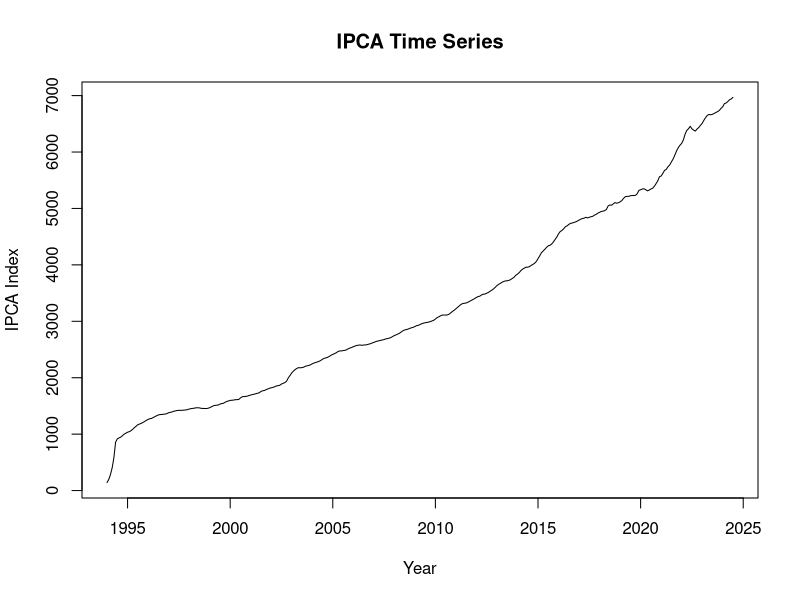
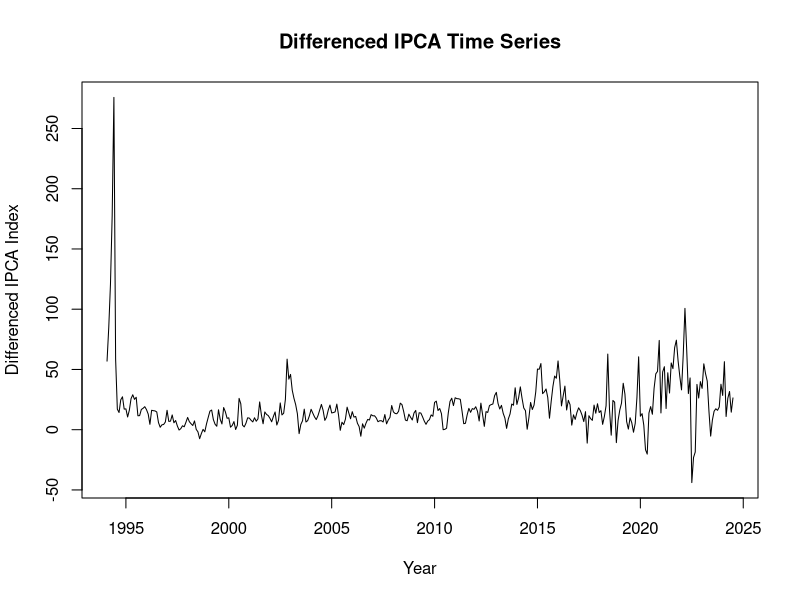
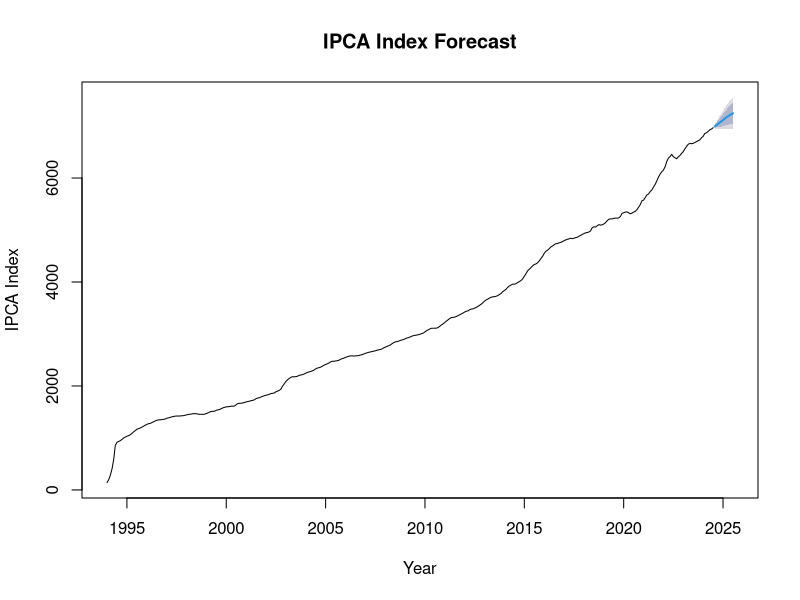

Write R code to recreate these figures, in order.
# Install and load necessary packages
install.packages("forecast")
install.packages("tseries")

library(forecast)
library(tseries)

# Step 1: Load the data
# Assuming the data is stored in a CSV file with columns: Date and IPCA_Index
data <- read.csv("ipca_data.csv")

data

# Step 2: Convert the Date column to Date type and set it as the index
data$Date <- as.Date(data$Date, format="%d/%m/%Y")

head(data$IPCA_Index)

sum(is.na(data$IPCA_Index))

# Step 3: Create a time series object
ipca_ts <- ts(data$IPCA_Index, start=c(1994,1), frequency=12) # Monthly data starting from 1994

ipca_ts

# Step 4: Plot the time series to visualize it
plot(ipca_ts, main="IPCA Time Series", ylab="IPCA Index", xlab="Year")

# Step 5: Check for stationarity using Augmented Dickey-Fuller test
adf_test <- adf.test(ipca_ts)
print(adf_test)

# Step 6: Differencing if necessary to make the series stationary
ipca_diff <- diff(ipca_ts, differences=1)
plot(ipca_diff, main="Differenced IPCA Time Series", ylab="Differenced IPCA Index", xlab="Year")

# Step 7: Fit the ARIMA model
fit <- auto.arima(ipca_ts)

# Step 8: Summarize the model
summary(fit)

# Step 9: Forecast future values
forecast_period <- 12 # Forecast for the next 12 months
forecast_values <- forecast(fit, h=forecast_period)

# Step 10: Plot the forecast
plot(forecast_values, main="IPCA Index Forecast", ylab="IPCA Index", xlab="Year")

# Step 11: Print the forecasted values
print(forecast_values)


